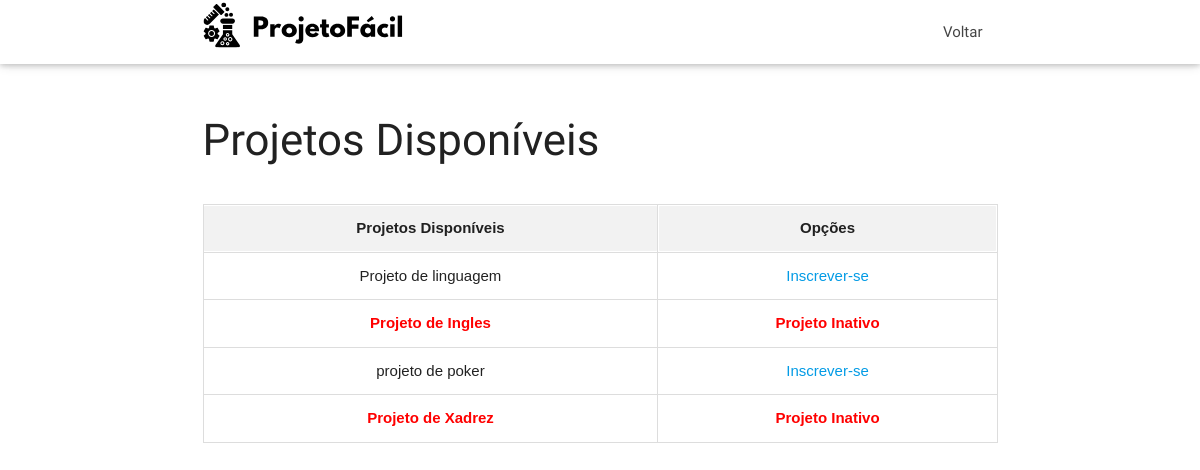
The app's page /Login/aluno/listarProjeto.php (signed in), older data.
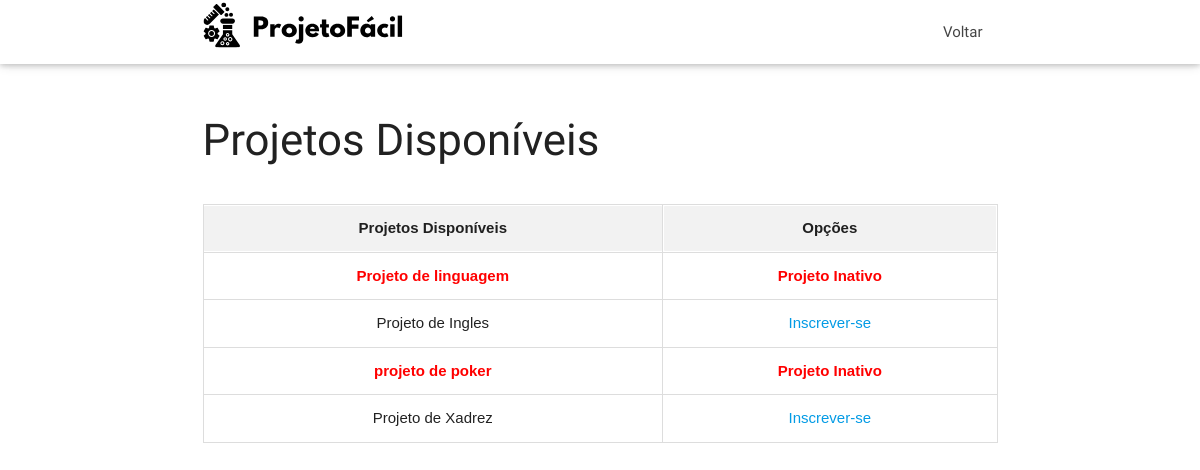
The same page, newer data.
### tables this page shows
CREATE TABLE IF NOT EXISTS `projeto` (
  `id_projeto` int NOT NULL AUTO_INCREMENT,
  `nome_projeto` varchar(255) DEFAULT NULL,
  `situacao` varchar(255) DEFAULT NULL,
  `fk_projeto_id_professor` int DEFAULT NULL,
  `data_finalizacao` date NOT NULL,
  PRIMARY KEY (`id_projeto`),
  KEY `fk_projeto_id_professor` (`fk_projeto_id_professor`)
);

### Login/aluno/listarProjeto.php (the view, shortened to what this page needs)
<?php
$conexao = conectar();
?>
<!DOCTYPE html>
<html lang="pt-br">
<head>
    <link href="../../Style/css/materialize.min.css" type="text/css" rel="stylesheet" media="screen,projection" />
    <link href="../../Style/css/style.css" type="text/css" rel="stylesheet" media="screen,projection" />
</head>
<body>
    <div id="navbar" class="navbar-fixed scrollspy">
        <nav class="white">
            <div class="nav-wrapper container">
                <a class="brand-logo"><img src="../../Style/images/logo.svg" style="height: 50px;"></a>
                <ul class="right hide-on-med-and-down">
                    <li><a href="../../Login/aluno/aluno.php">Voltar</a></li>
                </ul>
            </div>
        </nav>
    </div>
    <div class="container section scrollspy">
        <div class="section">
            <h3>Projetos Disponíveis</h3>
            <div class="table-container">
                <table>
                    <tr>
                        <th>Projetos Disponíveis</th>
                        <th>Opções</th>
                    </tr>
                    <?php
                    $sql = "SELECT * FROM projeto";
                    $resultado = mysqli_query($conexao, $sql);
                    $projetos = mysqli_fetch_all($resultado, MYSQLI_ASSOC);
                    foreach ($projetos as $projeto) {
                        $ja_inscrito = false;
                        echo '<tr>';
                        if ($projeto['situacao'] == "Inativo") {
                            echo '<td class="inactive-project">' . $projeto['nome_projeto'] . '</td>';
                            echo '<td class="inactive-project">Projeto Inativo</td>';
                        } else {
                            echo '<td>' . $projeto['nome_projeto'] . '</td>';
                            if ($ja_inscrito) {
                                echo '<td>Já Inscrito no Projeto</td>';
                            } else {
                                echo '<td><a href="inscricoes.php?id_projeto=' . $projeto['id_projeto'] . '">Inscrever-se</a></td>';
                            }
                        }
                        echo '</tr>';
                    }
                    ?>
                </table>
            </div>
        </div>
    </div>
</body>
</html>

Row changes from the older to the newer data that the page shows:
changed projeto "Projeto de linguagem": situacao "Inscrever-se" → "Projeto Inativo"
changed projeto "Projeto de Ingles": situacao "Projeto Inativo" → "Inscrever-se"
changed projeto "projeto de poker": situacao "Inscrever-se" → "Projeto Inativo"
changed projeto "Projeto de Xadrez": situacao "Projeto Inativo" → "Inscrever-se"
